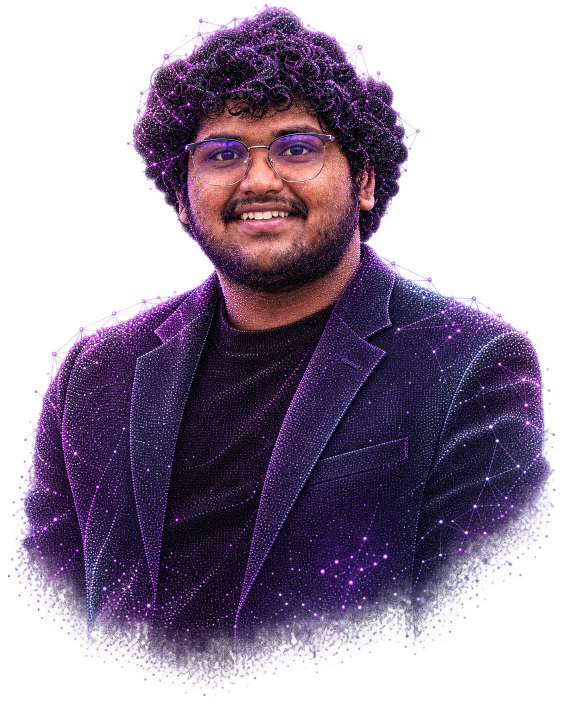
#> input picture assets/about-point-cloud.webp, 1122 x 1402 px (shown at 1/2 size)
$ python animate_point_cloud.py
#> lines starting #> are read from the running program, lines starting #| are printed output that depends on the picture
"""Periodic 3D/4D-inspired neural point-cloud reveal of the original portrait.

At frame zero the mesh is side-on, rotates into an undistorted frontal image,
then returns to the same side-on matrix. No jump at the repeat boundary.
"""
from pathlib import Path
import math
import random
from PIL import Image, ImageDraw

ROOT = Path(__file__).resolve().parents[1]
SOURCE = ROOT / "assets/about-point-cloud.webp"
OUTPUT = ROOT / "assets/about-point-cloud-motion.webp"
W, H, FRAMES, MS = 420, 525, 100, 80
TAU = math.tau

def main():
    source = Image.open(SOURCE).convert("RGBA")
#> source is the input picture: PIL image 1122x1402 RGBA; mean R, G, B, A 44.1, 26.7, 54.2, 135.8
    source.thumbnail((W-18,H-16),Image.Resampling.LANCZOS)
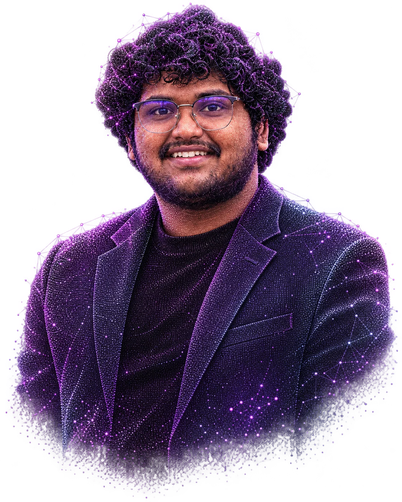
#> source: PIL image 402x502 RGBA; mean R, G, B, A 42.5, 25.7, 52.1, 135.8; transparent parts drawn white
    x0, y0 = (W-source.width)//2, (H-source.height)//2
#> x0 = 9; y0 = 11
    rng = random.Random(406)
    # Sample true image pixels into a connected three-dimensional point field.
    pts = []
    for y in range(4,source.height-4,6):
        for x in range(4,source.width-4,6):
            r,g,b,a = source.getpixel((x,y))
            if a < 135 or rng.random() < .08: continue
            depth = rng.uniform(-34,34)
            pts.append((x+x0-W/2, y+y0-H/2, depth, (r,g,b)))
#> after the loop, pts = 2775 items
    # A stable random graph on the sampled positions.
    links = [(i,i+1) for i in range(len(pts)-1) if i%4==0 and
             abs(pts[i][1]-pts[i+1][1]) < 8]
#> links = 694 pairs, first value 0 to 2772, second value 1 to 2773
    outer = [(rng.randrange(W),rng.randrange(H),rng.uniform(.2,1),rng.uniform(0,TAU))
             for _ in range(100)]
    frames = []
    for frame in range(FRAMES):
        phase = TAU*frame/FRAMES
        # Angle goes from side -> full frontal -> side, with zero velocity at both.
        angle = 1.46*(1+math.cos(phase))/2
        ca,sa = math.cos(angle),math.sin(angle)
        canvas = Image.new("RGB",(W,H),(15,10,25))
        d = ImageDraw.Draw(canvas,"RGBA")
        d.ellipse((32,34,W-32,H-20),fill=(58,23,88,55))
        for x,y,depth,seed in outer:
            nx=x+9*depth*math.cos(phase+seed)
            ny=y+8*depth*math.sin(phase+seed)
            rr=1+depth
            d.ellipse((nx-rr,ny-rr,nx+rr,ny+rr),fill=(184,113,235,110))
        transformed=[]
        for x,y,z,color in pts:
            # Project a yaw-rotated 3D mesh with a subtle periodic fourth-axis ripple.
            z4 = z + 8*math.sin(phase+x*.013+y*.009)
            xx=x*ca+z4*sa
            zz=-x*sa+z4*ca
            perspective=550/(550+zz)
            transformed.append((W/2+xx*perspective,H/2+y*perspective,perspective,color))
        for i,j in links:
            ax,ay,_,_=transformed[i]
            bx,by,_,_=transformed[j]
            d.line((ax,ay,bx,by),fill=(175,107,230,68),width=1)
        for x,y,z,col in transformed:
            r = max(.55,min(1.65,1.05*z))
            # Luminous particles retain the real portrait colors at frontal phase.
            c=tuple(int(.66*v+ .34*min(255,v+44)) for v in col)
            d.ellipse((x-r,y-r,x+r,y+r),fill=(*c,200))
        # At the fully frontal point, the original portrait resolves clearly.
        # It is only opacity-blended, NEVER spatially warped or distorted.
        reveal = max(0,1-angle/.48)**2
        if reveal:
            face=source.copy()
            face.putalpha(face.getchannel("A").point(lambda a:int(a*.92*reveal)))
            canvas=Image.alpha_composite(canvas.convert("RGBA"),Image.new("RGBA",(W,H),(0,0,0,0)))
            canvas.alpha_composite(face,(x0,y0))
            canvas=canvas.convert("RGB")
        frames.append(canvas)
#> this loop made 100 passes
#> pass 1, in main, `canvas = Image.new("RGB",(W,H),(15,10,25))`:
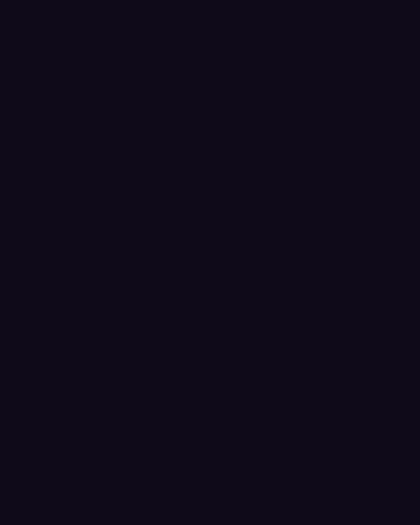
#> canvas: PIL image 420x525 RGB; mean R, G, B 15, 10, 25
#> after the loop:
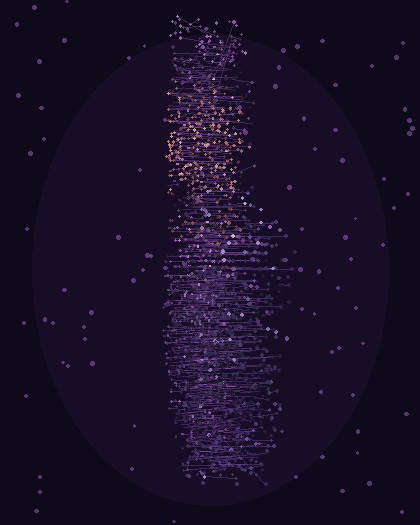
#> canvas: PIL image 420x525 RGB; mean R, G, B 25.5, 15.4, 39
#> after the loop, frames = 100 items
    frames[0].save(OUTPUT,save_all=True,append_images=frames[1:],
                   duration=MS,loop=0,quality=83,method=5)
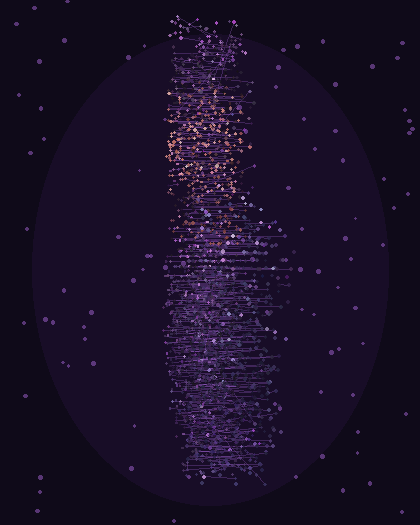
#> saved as about-point-cloud-motion.webp: PIL image 420x525 RGB; mean R, G, B 25.5, 15.4, 39
    print(f"Point-cloud: {FRAMES} periodic frames, {len(pts)} particles; {OUTPUT.stat().st_size:,} bytes")
#| Point-cloud: 100 periodic frames, 2775 particles; 2,616,734 bytes

if __name__ == "__main__":
    main()
